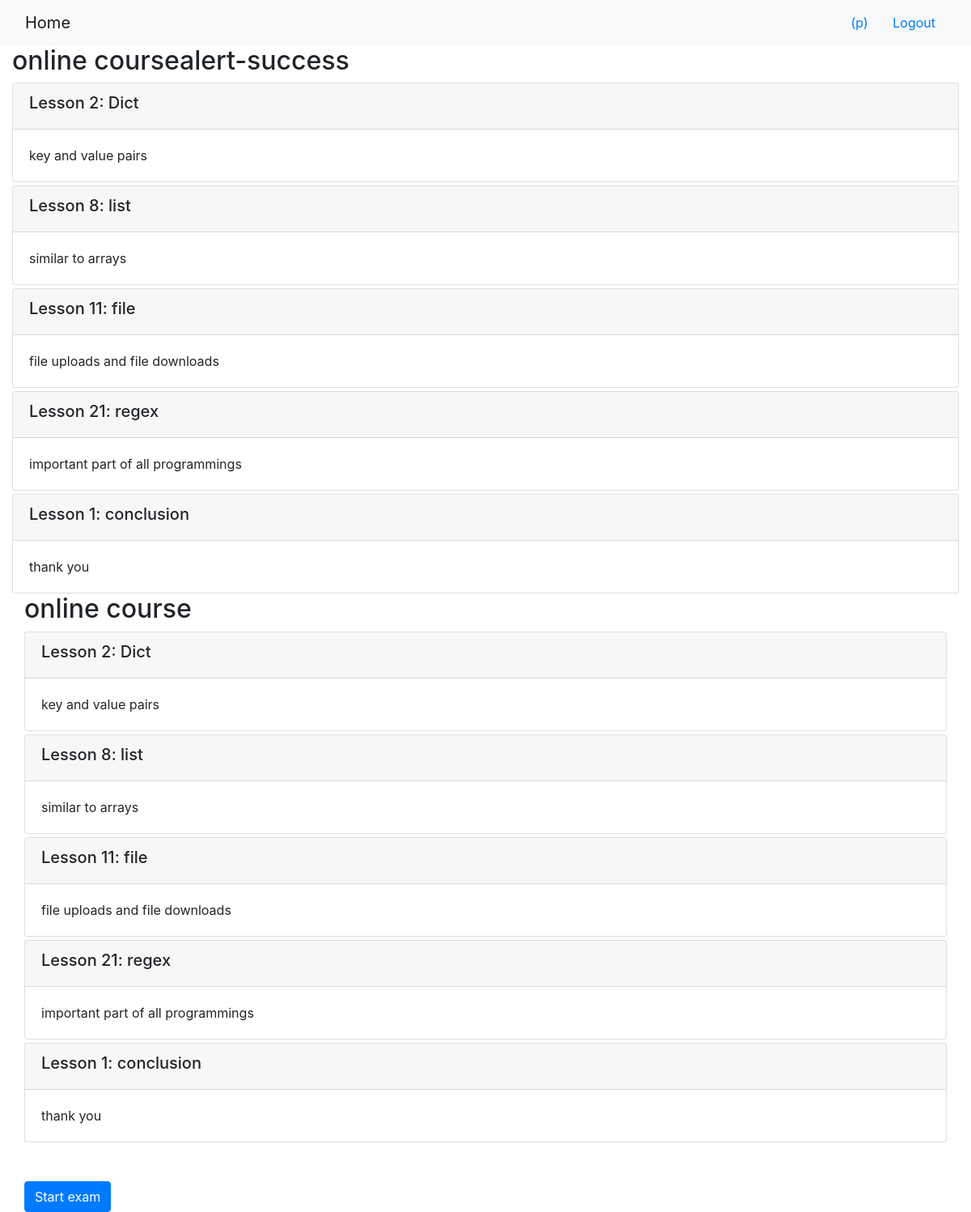
/onlinecourse/1/ (signed in), run on the app's committed database.
### onlinecourse/models.py (models this page shows, shortened)
class Course(models.Model):
    name = models.CharField(null=False, max_length=30, default='online course')
    image = models.ImageField(upload_to='course_images/')
    description = models.CharField(max_length=1000)
    pub_date = models.DateField(null=True)
    instructors = models.ManyToManyField(Instructor)
    users = models.ManyToManyField(settings.AUTH_USER_MODEL, through='Enrollment')
    total_enrollment = models.IntegerField(default=0)
    is_enrolled = False

class Lesson(models.Model):
    title = models.CharField(max_length=200, default="title")
    order = models.IntegerField(default=0)
    course = models.ForeignKey(Course, on_delete=models.CASCADE)
    content = models.TextField()

### onlinecourse/views.py (the view)
# urls.py: path('<int:pk>/', views.CourseDetailView.as_view(), name='course_details'),
class CourseDetailView(generic.DetailView):
    model = Course
    template_name = 'onlinecourse/course_detail_bootstrap.html'

### onlinecourse/templates/onlinecourse/course_detail_bootstrap.html (shortened to what this page needs)
<!DOCTYPE html>
<html lang="en">
<head>
     {% load static %}
    <link rel="stylesheet" href="https://maxcdn.bootstrapcdn.com/bootstrap/4.5.2/css/bootstrap.min.css">
</head>
<body>
    <nav class="navbar navbar-light bg-light">
        <div class="container-fluid">
            <div class="navbar-header">
                  <a class="navbar-brand" href="{% url 'onlinecourse:index' %}">Home</a>
            </div>
            <ul class="nav navbar-nav navbar-right">
                {% if user.is_authenticated %}
                <li>
                    <a class="btn btn-link" href="#">{{ user.first_name }}({{ user.username }})</a>
                    <a class="btn btn-link" href="{% url 'onlinecourse:logout' %}">Logout</a>
                </li>
                {% endif %}
            </ul>
        </div>
    </nav>
    <div class="container-fluid">
            <h2>{{ course.name }}alert-success</h2>
            <div class="card-columns-vertical">
                {% for lesson in course.lesson_set.all %}
                    <div class="card mt-1">
                        <div class="card-header"><h5>Lesson {{lesson.order|add:1}}: {{lesson.title}}</h5></div>
                        <div class="card-body">{{lesson.content}}</div>
                    </div>
                {% endfor %}
            </div>
            <div class="container-fluid">
                <h2>{{ course.name }}</h2>
                <div class="card-columns-vertical">
                    {% for lesson in course.lesson_set.all %}
                        <div class="card mt-1">
                            <div class="card-header"><h5>Lesson {{lesson.order|add:1}}: {{lesson.title}}</h5></div>
                            <div class="card-body">{{lesson.content}}</div>
                        </div>
                    {% endfor %}
                </div>
                <br />
                <br />
                {% if user.is_authenticated %}
                <button class="btn btn-primary" type="button" data-toggle="collapse" data-target="#exam" aria-expanded="false" aria-controls="exam">Start exam</button>
                <br />
                {% endif %}
    </div>
</body>
</html>

### data on the page
Course: name "online course"
Lesson: order|add "2", title "Dict", content "key and value pairs"
Lesson: order|add "8", title "list", content "similar to arrays"
Lesson: order|add "11", title "file", content "file uploads and file downloads"
Lesson: order|add "21", title "regex", content "important part of all programmings"
Lesson: order|add "1", title "conclusion", content "thank you"

### other printed values
{{ user.username }} "p"
